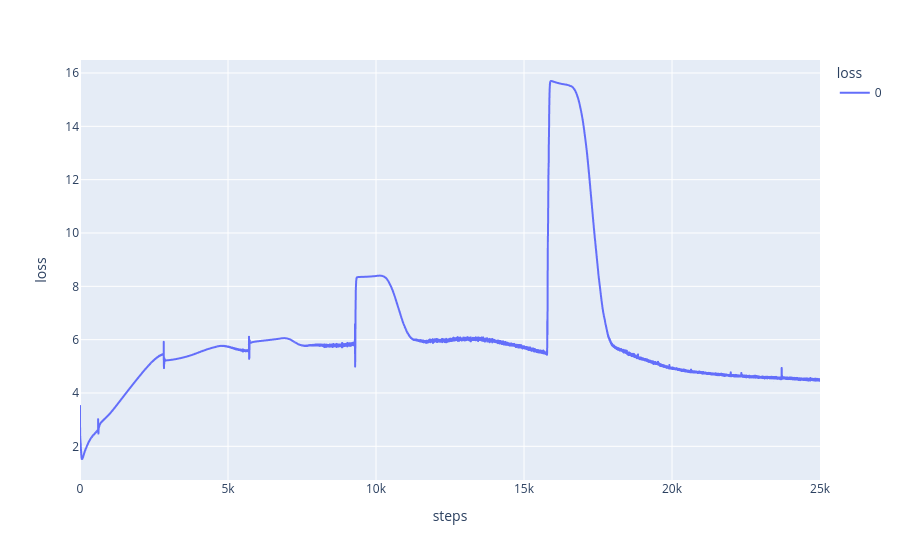

Here is the notebook cell this chart was saved with:
### Code cell
px.line(val_losses, labels={"index": "steps", "value": "loss", "title": "Loss vs steps", "variable": "loss"})

### Figure 1 — Plotly figure (JSON) as saved in the notebook; plotly's stock layout.template omitted (floating-point values rounded to 4 significant figures; data arrays with more than 128 entries replaced by an {"elided": "..."} marker saying what was removed)
{"data": [{"hovertemplate": "loss=%{y}<br>steps=%{x}<extra></extra>", "legendgroup": "0", "line": {"color": "#636efa", "dash": "solid"}, "marker": {"symbol": "circle"}, "mode": "lines", "name": "0", "showlegend": true, "type": "scattergl", "x": {"elided": "25000 int values"}, "xaxis": "x", "y": {"elided": "25000 float values"}, "yaxis": "y"}], "layout": {"legend": {"title": {"text": "loss"}, "tracegroupgap": 0}, "margin": {"t": 60}, "xaxis": {"anchor": "y", "domain": [0, 1], "title": {"text": "steps"}}, "yaxis": {"anchor": "x", "domain": [0, 1], "title": {"text": "loss"}}}}
